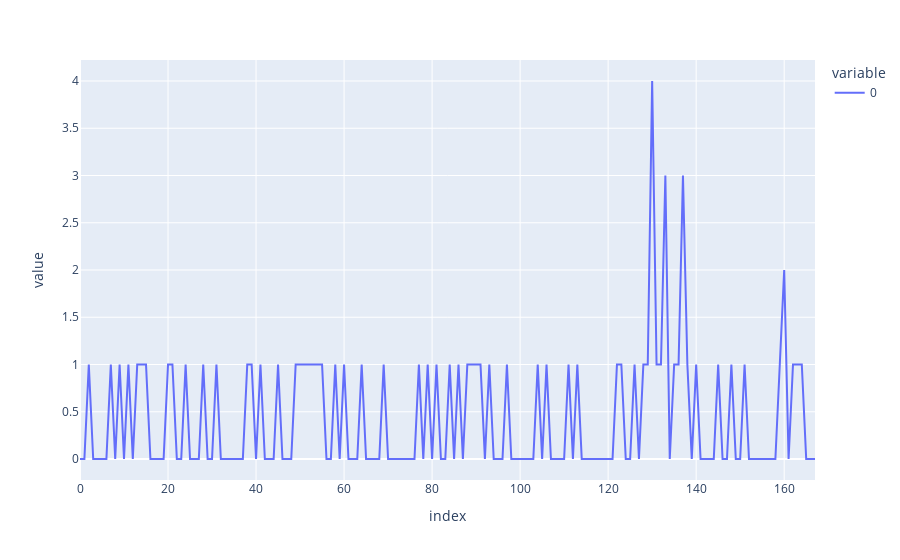

The notebook cell this image was saved under:
### Code cell
file = 'random_injection.txt'

text_open = open(f'{datadir}{file}').readlines()

text_str = ''

for line in text_open:
    line = re.sub('\n', ' ', line)
    text_str = text_str + line

body_list = text_str.split(' ')

# body_filter_list = word_filter(body_list)

body_score = page_score(body_list)

px.line(body_score['page_score_density']).show()



text_sentence_list = text_str.split(". ")

### Figure 1 — Plotly figure (JSON) as saved in the notebook; plotly's stock layout.template omitted (floating-point values rounded to 4 significant figures; data arrays with more than 128 entries replaced by an {"elided": "..."} marker saying what was removed)
{"data": [{"hovertemplate": "variable=0<br>index=%{x}<br>value=%{y}<extra></extra>", "legendgroup": "0", "line": {"color": "#636efa", "dash": "solid"}, "marker": {"symbol": "circle"}, "mode": "lines", "name": "0", "orientation": "v", "showlegend": true, "type": "scatter", "x": {"elided": "168 int values"}, "xaxis": "x", "y": {"elided": "168 int values"}, "yaxis": "y"}], "layout": {"legend": {"title": {"text": "variable"}, "tracegroupgap": 0}, "margin": {"t": 60}, "xaxis": {"anchor": "y", "domain": [0, 1], "title": {"text": "index"}}, "yaxis": {"anchor": "x", "domain": [0, 1], "title": {"text": "value"}}}}
